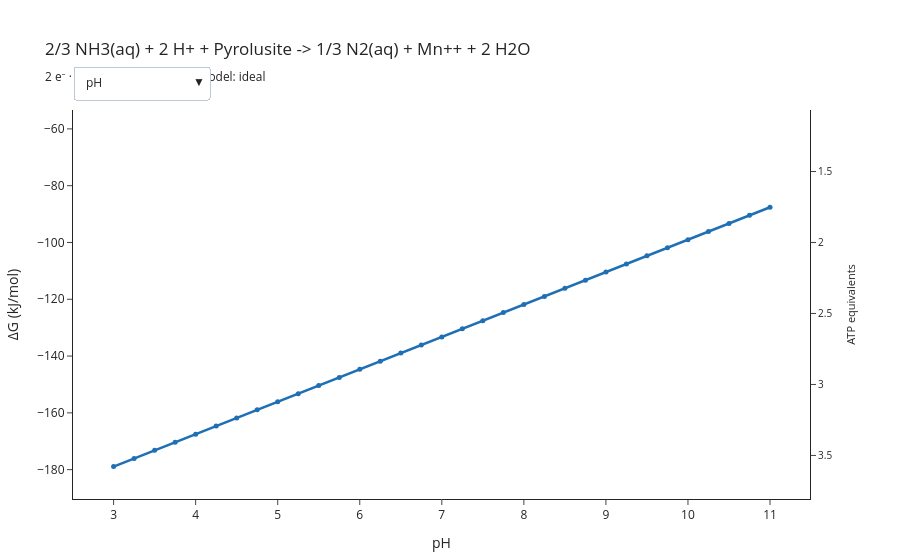

Write notebook code for a chart like this one.
### Markdown cell above
Free energy against pH. Written for an electron pair this reaction **consumes**
two protons, one per electron, so raising the pH makes it *less* favourable:
−156 kJ/mol at pH 5, −88 at pH 11. The slope is
$\nu_{H^+} RT\ln 10$ = 11.4 kJ/mol per pH unit.

Temperature is in the dropdown here, unlike the first question: pyrolusite has
a full log K grid, where hydroxylamine did not.

### Code cell
with warnings.catch_warnings():
    warnings.simplefilter("ignore")
    manganese_explorer = plot_energy_explorer(manganese.renormalized(2))

manganese_explorer.show()

### Figure 1 — Plotly figure (JSON) as saved in the notebook; plotly's stock layout.template omitted (floating-point values rounded to 4 significant figures)
{"data": [{"hovertemplate": "pH: %{x}<br>ΔG: %{y:.1f} kJ/mol<extra></extra>", "line": {"color": "#1F6FB4", "width": 2.5}, "marker": {"size": 5}, "mode": "lines+markers", "name": "pH", "type": "scatter", "visible": true, "x": [3.0, 3.25, 3.5, 3.75, 4.0, 4.25, 4.5, 4.75, 5.0, 5.25, 5.5, 5.75, 6.0, 6.25, 6.5, 6.75, 7.0, 7.25, 7.5, 7.75, 8.0, 8.25, 8.5, 8.75, 9.0, 9.25, 9.5, 9.75, 10.0, 10.25, 10.5, 10.75, 11.0], "y": [-178.9, -176.1, -173.2, -170.4, -167.5, -164.7, -161.8, -158.9, -156.1, -153.2, -150.4, -147.5, -144.7, -141.8, -139.0, -136.1, -133.3, -130.4, -127.6, -124.7, -121.8, -119.0, -116.1, -113.3, -110.4, -107.6, -104.7, -101.9, -99.01, -96.16, -93.3, -90.45, -87.59]}, {"hovertemplate": "temperature (°C): %{x}<br>ΔG: %{y:.1f} kJ/mol<extra></extra>", "line": {"color": "#1F6FB4", "width": 2.5}, "marker": {"size": 5}, "mode": "lines+markers", "name": "temperature (°C)", "type": "scatter", "visible": false, "x": [0.01, 3.343, 6.676, 10.01, 13.34, 16.68, 20.01, 23.34, 26.67, 30.01, 33.34, 36.67, 40.01, 43.34, 46.67, 50.0, 53.34, 56.67, 60.0, 63.34, 66.67, 70.0, 73.34, 76.67, 80.0, 83.33, 86.67, 90.0, 93.33, 96.67, 100.0], "y": [-109.4, -108.0, -106.6, -105.2, -103.8, -102.4, -101.1, -99.69, -98.33, -96.97, -95.61, -94.26, -92.91, -91.57, -90.23, -88.89, -87.55, -86.22, -84.9, -83.57, -82.26, -80.94, -79.63, -78.32, -77.02, -75.71, -74.41, -73.12, -71.83, -70.53, -69.25]}, {"hovertemplate": "[Mn++] (molal): %{x}<br>ΔG: %{y:.1f} kJ/mol<extra></extra>", "line": {"color": "#1F6FB4", "width": 2.5}, "marker": {"size": 5}, "mode": "lines+markers", "name": "[Mn++] (molal)", "type": "scatter", "visible": false, "x": [1e-09, 2.154e-09, 4.642e-09, 1e-08, 2.154e-08, 4.642e-08, 1e-07, 2.154e-07, 4.642e-07, 1e-06, 2.154e-06, 4.642e-06, 1e-05, 2.154e-05, 4.642e-05, 0.0001, 0.0002154, 0.0004642, 0.001, 0.002154, 0.004642, 0.01, 0.02154, 0.04642, 0.1], "y": [-150.4, -148.5, -146.6, -144.7, -142.8, -140.9, -139.0, -137.1, -135.2, -133.3, -131.4, -129.5, -127.6, -125.6, -123.7, -121.8, -119.9, -118.0, -116.1, -114.2, -112.3, -110.4, -108.5, -106.6, -104.7]}, {"hovertemplate": "[N2(aq)] (molal): %{x}<br>ΔG: %{y:.1f} kJ/mol<extra></extra>", "line": {"color": "#1F6FB4", "width": 2.5}, "marker": {"size": 5}, "mode": "lines+markers", "name": "[N2(aq)] (molal)", "type": "scatter", "visible": false, "x": [1e-09, 2.154e-09, 4.642e-09, 1e-08, 2.154e-08, 4.642e-08, 1e-07, 2.154e-07, 4.642e-07, 1e-06, 2.154e-06, 4.642e-06, 1e-05, 2.154e-05, 4.642e-05, 0.0001, 0.0002154, 0.0004642, 0.001, 0.002154, 0.004642, 0.01, 0.02154, 0.04642, 0.1], "y": [-116.1, -115.5, -114.9, -114.2, -113.6, -113.0, -112.3, -111.7, -111.1, -110.4, -109.8, -109.2, -108.5, -107.9, -107.3, -106.6, -106.0, -105.4, -104.7, -104.1, -103.5, -102.8, -102.2, -101.5, -100.9]}, {"hovertemplate": "[NH3(aq)] (molal): %{x}<br>ΔG: %{y:.1f} kJ/mol<extra></extra>", "line": {"color": "#1F6FB4", "width": 2.5}, "marker": {"size": 5}, "mode": "lines+markers", "name": "[NH3(aq)] (molal)", "type": "scatter", "visible": false, "x": [1e-09, 2.154e-09, 4.642e-09, 1e-08, 2.154e-08, 4.642e-08, 1e-07, 2.154e-07, 4.642e-07, 1e-06, 2.154e-06, 4.642e-06, 1e-05, 2.154e-05, 4.642e-05, 0.0001, 0.0002154, 0.0004642, 0.001, 0.002154, 0.004642, 0.01, 0.02154, 0.04642, 0.1], "y": [-64.76, -66.03, -67.3, -68.57, -69.84, -71.1, -72.37, -73.64, -74.91, -76.18, -77.45, -78.72, -79.98, -81.25, -82.52, -83.79, -85.06, -86.33, -87.59, -88.86, -90.13, -91.4, -92.67, -93.94, -95.21]}, {"hoverinfo": "skip", "marker": {"opacity": 0}, "mode": "markers", "showlegend": false, "type": "scatter", "x": [3], "y": [3.807], "yaxis": "y2"}], "layout": {"annotations": [{"font": {"color": "#8A8A8A", "size": 10}, "showarrow": false, "text": "below the biological energy quantum", "x": 0, "xanchor": "left", "xref": "x domain", "y": 0, "yanchor": "top", "yref": "y"}], "hovermode": "x unified", "margin": {"b": 60, "l": 70, "r": 90, "t": 110}, "shapes": [{"line": {"color": "#333333", "width": 1}, "type": "line", "x0": 0, "x1": 1, "xref": "x domain", "y0": 0, "y1": 0, "yref": "y"}, {"fillcolor": "#E8B84B", "line": {"width": 0}, "opacity": 0.18, "type": "rect", "x0": 0, "x1": 1, "xref": "x domain", "y0": -20, "y1": 0, "yref": "y"}], "showlegend": false, "title": {"text": "2/3 NH3(aq) + 2 H+ + Pyrolusite -> 1/3 N2(aq) + Mn++ + 2 H2O<br><sub>2 e⁻ · pH 10 · 25 °C · activity model: ideal</sub>"}, "updatemenus": [{"buttons": [{"args": [{"visible": [true, false, false, false, false]}, {"xaxis.title.text": "pH", "xaxis.type": "linear"}], "label": "pH", "method": "update"}, {"args": [{"visible": [false, true, false, false, false]}, {"xaxis.title.text": "temperature (°C)", "xaxis.type": "linear"}], "label": "temperature (°C)", "method": "update"}, {"args": [{"visible": [false, false, true, false, false]}, {"xaxis.title.text": "[Mn++] (molal)", "xaxis.type": "log"}], "label": "[Mn++] (molal)", "method": "update"}, {"args": [{"visible": [false, false, false, true, false]}, {"xaxis.title.text": "[N2(aq)] (molal)", "xaxis.type": "log"}], "label": "[N2(aq)] (molal)", "method": "update"}, {"args": [{"visible": [false, false, false, false, true]}, {"xaxis.title.text": "[NH3(aq)] (molal)", "xaxis.type": "log"}], "label": "[NH3(aq)] (molal)", "method": "update"}], "direction": "down", "pad": {"r": 10, "t": 10}, "showactive": true, "x": 0, "xanchor": "left", "y": 1.14, "yanchor": "top"}], "xaxis": {"title": {"text": "pH"}, "type": "linear"}, "yaxis": {"range": [-190.3, -53.35], "title": {"text": "ΔG (kJ/mol)"}}, "yaxis2": {"overlaying": "y", "range": [3.807, 1.067], "showgrid": false, "side": "right", "tickfont": {"size": 10}, "title": {"font": {"size": 11}, "text": "ATP equivalents"}}}}
